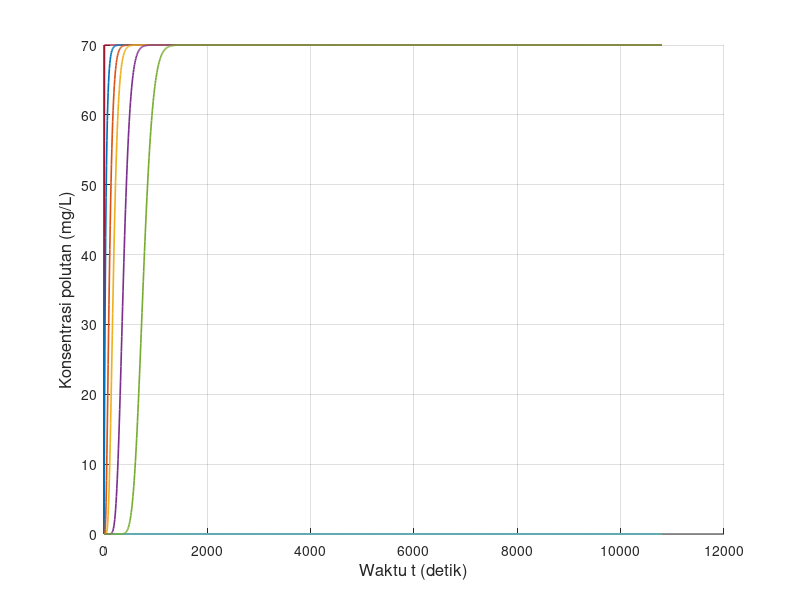

The MATLAB script that drew this image: (Note: this script raises an error after producing the figure.)
clear; clc; close all;

% Feby Syarief Al A`raaf
% 26050124130087
% Oseanografi C

% Simulasi adveksi 1 dimensi dengan metode Upstream
% Sumber polutan kontinu
% NIM ganjil, xyz = 087, sehingga z = 7 dan 0.zyx = 0.780

x_digit = 0;
y_digit = 8;
z_digit = 7;

u_xyz    = 0.780;
C_source = 10 * z_digit;

L = 3000;
T = 10800;

scenario(1).nama = 'Skenario 1';
scenario(1).dx   = 30;
scenario(1).dt   = 8;
scenario(1).u    = u_xyz;
scenario(1).m    = 30 + z_digit;

scenario(2).nama = 'Skenario 2';
scenario(2).dx   = 60;
scenario(2).dt   = 8;
scenario(2).u    = u_xyz;
scenario(2).m    = 60 + z_digit;

scenario(3).nama = 'Skenario 3';
scenario(3).dx   = 15;
scenario(3).dt   = 8;
scenario(3).u    = u_xyz;
scenario(3).m    = 15 + z_digit;

scenario(4).nama = 'Skenario 4';
scenario(4).dx   = 30;
scenario(4).dt   = 8;
scenario(4).u    = 0.5 * u_xyz;
scenario(4).m    = 30 + z_digit;

scenario(5).nama = 'Skenario 5';
scenario(5).dx   = 30;
scenario(5).dt   = 8;
scenario(5).u    = 2 * u_xyz;
scenario(5).m    = 30 + z_digit;

scenario(6).nama = 'Skenario 6';
scenario(6).dx   = 30;
scenario(6).dt   = 8;
scenario(6).u    = -u_xyz;
scenario(6).m    = 30 + z_digit;

scenario(7).nama = 'Skenario 7';
scenario(7).dx   = 30;
scenario(7).dt   = 2;
scenario(7).u    = u_xyz;
scenario(7).m    = 30 + z_digit;

scenario(8).nama = 'Skenario 8';
scenario(8).dx   = 30;
scenario(8).dt   = 16;
scenario(8).u    = u_xyz;
scenario(8).m    = 30 + z_digit;

folder_output = 'output_Kontinu_Upstream_Polutan_Terhadap_Waktu';
if ~exist(folder_output, 'dir')
    mkdir(folder_output);
end

for s = 1:numel(scenario)
    
    fprintf('\nMemproses %s\n', scenario(s).nama);
    
    dx       = scenario(s).dx;
    dt       = scenario(s).dt;
    u        = scenario(s).u;
    m_source = scenario(s).m;
    
    M_grid = round(L / dx);
    Mmax   = max(M_grid, m_source);
    Nmax   = round(T / dt);
    
    courant = u * dt / dx;
    
    fprintf('dx = %.3f m, dt = %.3f s, u = %.3f m/s, m = %d\n', dx, dt, u, m_source);
    fprintf('Mmax = %d, Nmax = %d, C = %.4f\n', Mmax, Nmax, courant);
    
    F0  = zeros(1, Mmax);
    F   = zeros(1, Mmax);
    
    t_step = 0:Nmax;
    t_time = t_step * dt;
    
    m_plot = [1, ...
        m_source - 20, m_source - 10, m_source - 5, m_source - 3, m_source - 1, ...
        m_source, ...
        m_source + 1, m_source + 3, m_source + 5, m_source + 10, m_source + 20];
    
    m_plot = unique(m_plot, 'stable');
    m_plot_valid = m_plot(m_plot >= 1 & m_plot <= Mmax);
    
    if length(m_plot_valid) < length(m_plot)
        fprintf('%s: beberapa grid berada di luar domain sehingga tidak digrafikkan.\n', scenario(s).nama);
    end
    
    history = NaN(length(t_step), length(m_plot_valid));
    
    F0(:) = 0;
    
    for p = 1:length(m_plot_valid)
        history(1, p) = F0(m_plot_valid(p));
    end
    
    for J = 1:Nmax
        
        F0(1)     = F0(2);
        F0(Mmax)  = F0(Mmax-1);
        
        F0(m_source) = C_source;
        
        for i = 2:(Mmax-1)
            if u >= 0
                F(i) = F0(i) - (u * dt / dx) * (F0(i) - F0(i-1));
            else
                F(i) = F0(i) - (u * dt / dx) * (F0(i+1) - F0(i));
            end
        end
        
        F(1)    = F(2);
        F(Mmax) = F(Mmax-1);
        F(m_source) = C_source;
        
        for p = 1:length(m_plot_valid)
            history(J + 1, p) = F(m_plot_valid(p));
        end
        
        F0  = F;
    end
    
    fig = figure('Visible', 'off', 'Position', [100 100 1400 600]);
    hold on;
    
    legend_text = {};
    
    for k = 1:length(m_plot_valid)
        plot(t_time, history(:, k), 'LineWidth', 1.2);
        legend_text{end+1} = sprintf('m = %d', m_plot_valid(k));
    end
    
    grid on;
    xlabel('Waktu t (detik)', 'FontSize', 12);
    ylabel('Konsentrasi polutan (mg/L)', 'FontSize', 12);
    title(sprintf('%s - Konsentrasi polutan terhadap waktu', scenario(s).nama), ...
        'Feby Syarief-0087-Ose C','FontSize', 14, 'FontWeight', 'bold');
    xlim([t_time(1), t_time(end)]);
    
    y_max = max(history(:), [], 'omitnan');
    if isempty(y_max) || isnan(y_max) || y_max <= 0
        ylim([0 1]);
    else
        ylim([0, max(C_source * 1.2, y_max * 1.1)]);
    end
    
    set(gca, 'FontSize', 11);
    
    legend(legend_text, ...
        'Location', 'northwest', ...
        'FontSize', 8, ...
        'NumColumns', 2, ...
        'Box', 'on');
    
    hold off;
    
    nama_file = sprintf('upstream_kontinu_waktu_skenario_%d.png', s);
    saveas(fig, fullfile(folder_output, nama_file));
    close(fig);
    
    fprintf('%s selesai diproses.\n', scenario(s).nama);
end

fprintf('\nSemua skenario telah selesai diproses.\n');
